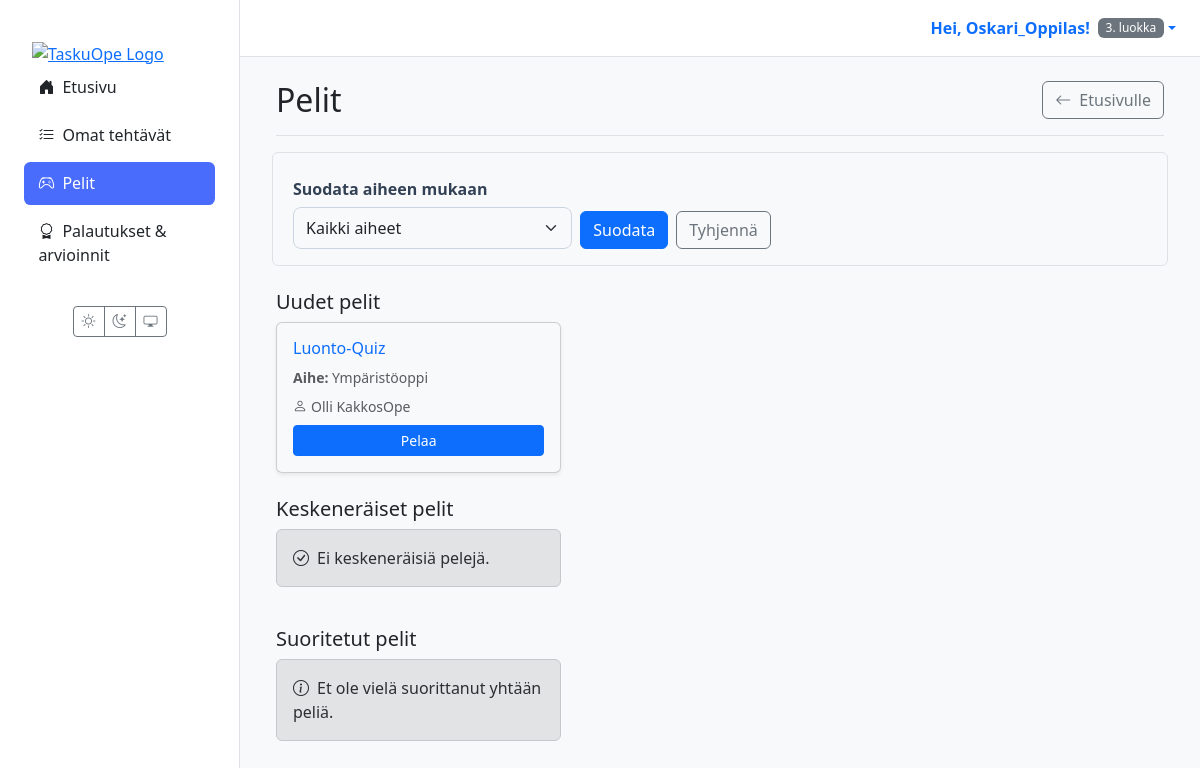
The app's page /oppilas/pelit/ (signed in), older data.
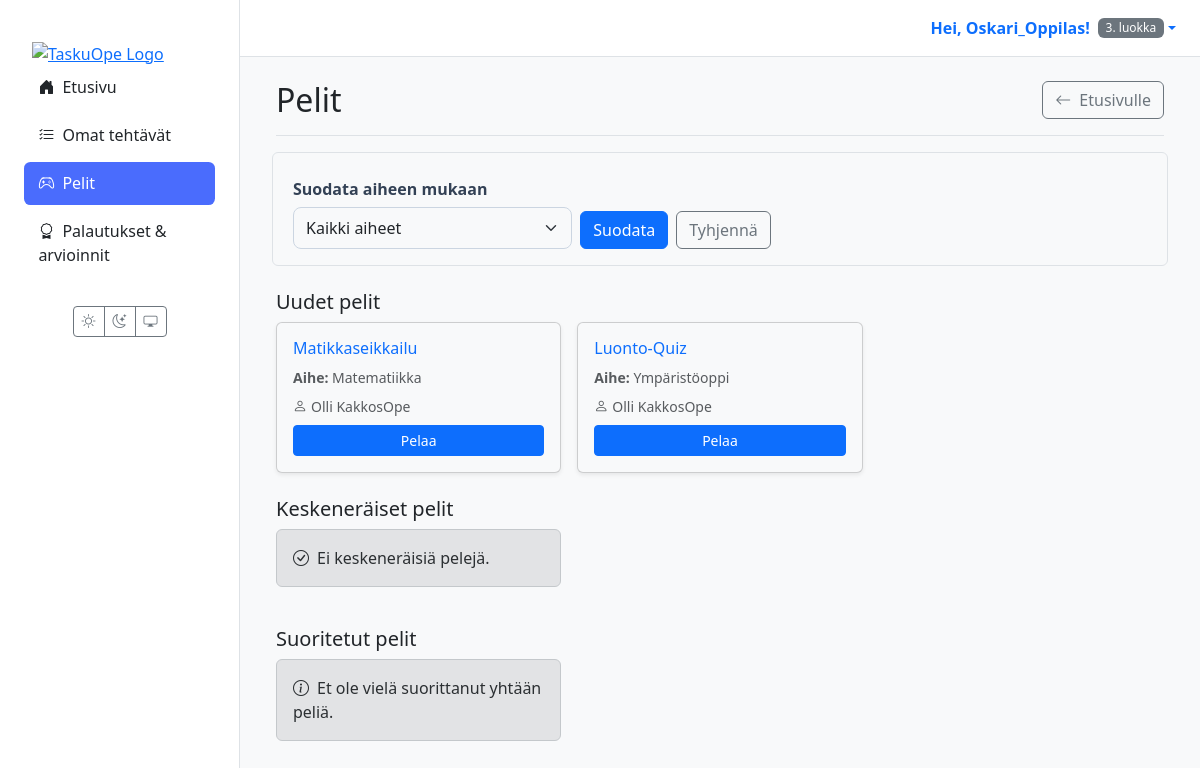
The same page, newer data.
### materials/models.py (models this page shows, shortened)
class Assignment(models.Model):
    class Status(models.TextChoices):
        ASSIGNED = "ASSIGNED", _("Annettu")
        IN_PROGRESS = "IN_PROGRESS", _("Kesken")
        SUBMITTED = "SUBMITTED", _("Palautettu")
        GRADED = "GRADED", _("Arvioitu")
    id = models.UUIDField(primary_key=True, default=uuid.uuid4, editable=False)
    material = models.ForeignKey(Material, on_delete=models.CASCADE, verbose_name=_("Materiaali"))
    student = models.ForeignKey(
        settings.AUTH_USER_MODEL,
        related_name='assignments',
        on_delete=models.CASCADE,
        limit_choices_to={'role': 'STUDENT'},
        verbose_name=_("Oppilas"),
    )
    assigned_by = models.ForeignKey(
        settings.AUTH_USER_MODEL,
        related_name='assigned_tasks',
        on_delete=models.CASCADE,
        limit_choices_to={'role': 'TEACHER'},
        verbose_name=_("Antanut opettaja"),
    )
    due_at = models.DateTimeField(null=True, blank=True, verbose_name=_("Määräaika"))
    status = models.CharField(max_length=20, choices=Status.choices, default=Status.ASSIGNED, verbose_name=_("Tila"))
    draft_response = models.TextField(blank=True, null=True, verbose_name=_("Luonnosvastaus"))
    created_at = models.DateTimeField(auto_now_add=True, verbose_name=_("Luotu"))
    class Meta:
        constraints = [
            models.UniqueConstraint(fields=['material', 'student'], name='unique_assignment_per_student'),
        ]
        indexes = [
            models.Index(fields=['status']),
            models.Index(fields=['due_at']),
            models.Index(fields=['student']),
            models.Index(fields=['assigned_by']),
        ]
        verbose_name = _("Tehtävänanto")
        verbose_name_plural = _("Tehtävänannot")

class Material(models.Model):
    class MaterialType(models.TextChoices):
        TASK = 'tehtävä', _('Tehtävä')
        LEARNING_MATERIAL = 'oppimateriaali', _('Oppimateriaali')
        TEST = 'testi', _('Testi')
        EXAM = 'koe', _('Koe')
        VIDEO = 'video', _('Video')
        GAME = 'peli', _('Peli')
    class Status(models.TextChoices):
        DRAFT = 'DRAFT', _('Luonnos')
        PENDING_APPROVAL = 'PENDING', _('Odottaa hyväksyntää')
        APPROVED = 'APPROVED', _('Hyväksytty')
        REJECTED = 'REJECTED', _('Hylätty')
    GRADE_CHOICES = [(str(i), f"{i}. luokka") for i in range(1, 7)]
    id = models.UUIDField(primary_key=True, default=uuid.uuid4, editable=False)
    title = models.CharField(max_length=255, verbose_name=_("Otsikko"))
    content = models.TextField(
        verbose_name=_("Sisältö"),
        help_text=_("Raakasisältö, esim. AI:n tuottama teksti.")
    )
    structured_content = models.JSONField(
        null=True,
        blank=True,
        verbose_name=_("Jäsennelty sisältö"),
        help_text=_("Esim. monivalinnat tai tehtävän rakenne JSON-muodossa.")
    )
    material_type = models.CharField(
        max_length=50,
        choices=MaterialType.choices,
        default=MaterialType.TASK,
        verbose_name=_("Materiaalin tyyppi"),
    )
    subject = models.CharField(max_length=100, null=True, blank=True, verbose_name=_("Aine"))
    grade_level = models.CharField(
        max_length=20,
        choices=GRADE_CHOICES,
        null=True,
        blank=True,
        verbose_name=_("Luokka-aste"),
    )
    audience = models.JSONField(
        null=True,
        blank=True,
        verbose_name=_("Kohderyhmä"),
        help_text=_("Esim. {'learning_styles': ['visuaalinen'], 'languages': ['fi']}")
    )
    author = models.ForeignKey(
        settings.AUTH_USER_MODEL,
        related_name='authored_materials',
        on_delete=models.CASCADE,
        limit_choices_to={'role': 'TEACHER'},
        verbose_name=_("Tekijä (opettaja)"),
    )
    prompt = models.ForeignKey(
        Prompt,
        on_delete=models.SET_NULL,
        null=True,
        blank=True,
        verbose_name=_("Kehoite"),
    )
    status = models.CharField(
        max_length=50,
        choices=Status.choices,
        default=Status.DRAFT,
        verbose_name=_("Tila"),
    )
    version = models.IntegerField(default=1, verbose_name=_("Versio"))
    parent = models.ForeignKey(
        'self',
        on_delete=models.SET_NULL,
        null=True,
        blank=True,
        related_name='versions',
        verbose_name=_("Edellinen versio"),
    )
    created_at = models.DateTimeField(auto_now_add=True, verbose_name=_("Luotu"))
    updated_at = models.DateTimeField(auto_now=True, verbose_name=_("Päivitetty"))
    class Meta:
        verbose_name = _("Materiaali")
        verbose_name_plural = _("Materiaalit")

### users/models.py (models this page shows, shortened)
class CustomUser(AbstractUser):
    class Role(models.TextChoices):
        TEACHER = 'TEACHER', 'Teacher'
        STUDENT = 'STUDENT', 'Student'
    role = models.CharField(max_length=50, choices=Role.choices, default=Role.STUDENT)
    grade_class = models.PositiveSmallIntegerField(
        verbose_name="Luokka-aste",
        null=True,  # Salli tyhjä arvo (esim. opettajat)
        blank=True, # Ei pakollinen lomakkeissa
        choices=[(i, f"{i}. luokka") for i in range(1, 7)] # Valinnat 1-6
    )

### materials/views.py (the view)
# urls.py: path("oppilas/pelit/", views.student_games_view, name="student_games"),
@login_required(login_url='kirjaudu')
def student_games_view(request):
    if request.user.role != 'STUDENT':
        return redirect('dashboard')
    selected_subject = request.GET.get('subject', '')
    qs = Assignment.objects.select_related('material', 'assigned_by').filter(
        student=request.user,
        material__material_type='peli'
    ).order_by('-created_at')
    subjects = qs.exclude(
        material__subject__isnull=True
    ).exclude(
        material__subject=''
    ).values_list('material__subject', flat=True).distinct().order_by('material__subject')
    if selected_subject:
        qs = qs.filter(material__subject=selected_subject)
    ctx = {
        "assigned": qs.filter(status="ASSIGNED"),
        "in_progress": qs.filter(status="IN_PROGRESS"),
        "completed": qs.filter(status__in=["SUBMITTED", "GRADED"]),
        "subjects": subjects,
        "selected_subject": selected_subject,
        "now": timezone.now(),
    }
    return render(request, 'student/games.html', ctx)

### templates/student/games.html (shortened to what the changed rows need)
{% extends 'partials/base.html' %}
{% block content %}
<div class="container-fluid">
  <div class="d-flex justify-content-between align-items-center mb-4 border-bottom pb-3">
    <h1 class="h2 mb-0"> Pelit</h1>
  </div>
  <section class="student-section stack-flow mb-4">
    <h2 class="h5 mb-2"> Uudet pelit</h2>
    <div class="student-cards">
      {% for a in assigned %}
        <article class="card shadow-sm student-card h-100">
          <div class="card-body d-flex flex-column">
            <h3 class="card-title h6 mb-2">
              <a href="{% url 'play_game' assignment_id=a.id %}" class="text-decoration-none">
                {{ a.material.title }}
              </a>
            </h3>
            <p class="card-text text-muted small mb-2">
              <strong>Aihe:</strong> {{ a.material.subject|default:"Ei määritetty" }}
            </p>
            <p class="card-text text-muted small mb-2">
              <i class="bi bi-person me-1"></i>{{ a.assigned_by.get_full_name|default:a.assigned_by.username }}
            </p>
            <div class="mt-auto">
              <a href="{% url 'play_game' assignment_id=a.id %}" class="btn btn-primary btn-sm w-100">
                Pelaa
              </a>
            </div>
          </div>
        </article>
      {% empty %}
        <div class="alert alert-info">
          <i class="bi bi-info-circle me-2"></i>Ei uusia pelejä tällä hetkellä.
        </div>
      {% endfor %}
    </div>
  </section>
  <section class="student-section stack-flow mb-4">
    <h2 class="h5 mb-2"> Keskeneräiset pelit</h2>
  </section>
  <section class="student-section stack-flow mb-4">
    <h2 class="h5 mb-2"> Suoritetut pelit</h2>
  </section>
</div>
{% endblock %}

Row changes from the older to the newer data that the page shows:
added Assignment: material "Matikkaseikkailu", material.subject "Matematiikka", assigned_by.get_full_name "Olli KakkosOpe"
